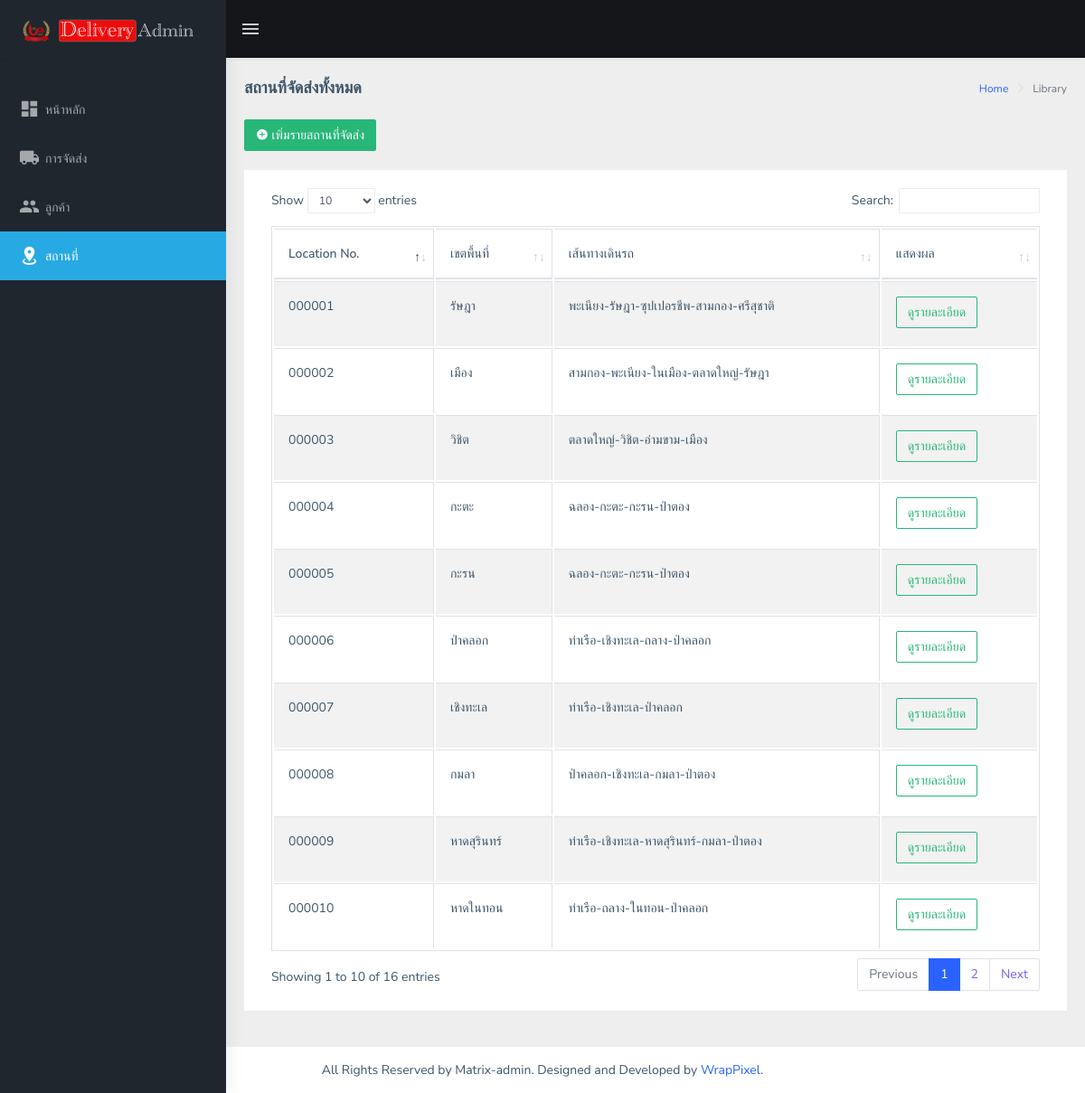
The page /manager/Location/location-report.php on the database its author committed.
### tables this page shows
CREATE TABLE `location` (
  `ID` int(6) UNSIGNED ZEROFILL NOT NULL,
  `Area` varchar(200) DEFAULT NULL,
  `Route` varchar(200) DEFAULT NULL,
  `Other` varchar(200) DEFAULT NULL,
  `CreationDate` timestamp NOT NULL DEFAULT current_timestamp() ON UPDATE current_timestamp()
);

### manager/Location/location-report.php (the view, shortened to what this page needs)
<?php
include('../../dbconnection.php');
?>
<!DOCTYPE html>
<html dir="ltr" lang="en">
<head>
    <link href="../../assets/libs/flot/css/float-chart.css" rel="stylesheet">
    <link href="../../dist/css/style.min.css" rel="stylesheet">
    <link href="../../assets/libs/datatables.net-bs4/css/dataTables.bootstrap4.css" rel="stylesheet">
</head>
<body>
    <div id="main-wrapper">
        <header class="topbar" data-navbarbg="skin5">
            <nav class="navbar top-navbar navbar-expand-md navbar-dark">
                <div class="navbar-header" data-logobg="skin5">
                    <a class="navbar-brand" href="index.html">
                        <b class="logo-icon p-l-10">
                            <img src="../../assets/images/icon.png" alt="homepage" class="light-logo" />
                        </b>
                        <span class="logo-text">
                            <img src="../../assets/images/text.png" alt="homepage" class="light-logo" />
                        </span>
                    </a>
                </div>
                <div class="navbar-collapse collapse" id="navbarSupportedContent" data-navbarbg="skin5">
                    <ul class="navbar-nav float-left mr-auto">
                        <li class="nav-item d-none d-md-block"><a class="nav-link sidebartoggler waves-effect waves-light" href="javascript:void(0)" data-sidebartype="mini-sidebar"><i class="mdi mdi-menu font-24"></i></a></li>
                    </ul>
                </div>
            </nav>
        </header>
        <aside class="left-sidebar" data-sidebarbg="skin5">
            <div class="scroll-sidebar">
                <nav class="sidebar-nav">
                    <ul id="sidebarnav" class="p-t-30">
                        <li class="sidebar-item"> <a class="sidebar-link waves-effect waves-dark sidebar-link" href="../index.php" aria-expanded="false"><i class="mdi mdi-view-dashboard"></i><span class="hide-menu">หน้าหลัก</span></a></li>
                        <li class="sidebar-item"> <a class="sidebar-link waves-effect waves-dark sidebar-link" href="../Delivery/delivery-report.php" aria-expanded="false"><i class="mdi mdi-truck"></i><span class="hide-menu">การจัดส่ง</span></a></li>
                        <li class="sidebar-item"> <a class="sidebar-link waves-effect waves-dark sidebar-link" href="../Customer/customer-report.php" aria-expanded="false"><i class="mdi mdi-account-multiple"></i><span class="hide-menu">ลูกค้า</span></a></li>
                        <li class="sidebar-item"> <a class="sidebar-link waves-effect waves-dark sidebar-link" href="location-report.php" aria-expanded="false"><i class="mdi mdi-map-marker-radius"></i><span class="hide-menu">สถานที่</span></a></li>
                    </ul>
                </nav>
            </div>
        </aside>
        <div class="page-wrapper">
            <div class="page-breadcrumb">
                <div class="row">
                    <div class="col-12 d-flex no-block align-items-center">
                        <h4 class="page-title">สถานที่จัดส่งทั้งหมด</h4>
                        <div class="ml-auto text-right">
                            <nav aria-label="breadcrumb">
                                <ol class="breadcrumb">
                                    <li class="breadcrumb-item"><a href="#">Home</a></li>
                                    <li class="breadcrumb-item active" aria-current="page">Library</li>
                                </ol>
                            </nav>
                        </div>
                    </div>
                </div>
            </div>
            <div class="container-fluid">
                <div class="row">
                    <div class="col-12">
                    <a href="location-add.php"><button type="button" class="btn btn-success"><i class="mdi mdi-plus-circle"></i> เพิ่มรายสถานที่จัดส่ง</button></a><br><br>
                        <div class="card">
                            <div class="card-body">
                                <div class="table-responsive">
                                    <table id="zero_config" class="table table-striped table-bordered">
                                        <thead>
                                            <tr>
                                                <th>Location No.</th>
                                                <th>เขตพื้นที่</th>
                                                <th>เส้นทางเดินรถ</th>
                                                <th>แสดงผล</th>
                                            </tr>
                                        </thead>
                                        <tbody>
                                        <?php
                                    $ret = mysqli_query($con, "select * from location");
                                    $row = mysqli_num_rows($ret);
                                    if ($row > 0) {
                                        while ($row = mysqli_fetch_array($ret)) {
                                    ?>
                                            <tr>
                                                <td><?php echo $row['ID']; ?></td>
                                                <td><?php echo $row['Area']; ?></td>
                                                <td><?php echo $row['Route']; ?></td>
                                                <td><a href="location-detail.php?viewid=<?php echo htmlentities($row['ID']); ?>" class="view" data-toggle="tooltip"><button type="button" class="btn mb-1 btn-flat btn-outline-success">ดูรายละเอียด</button></td>
                                            </tr>
                                            <?php
                                        }
                                    } else { ?>
                                        <tr>
                                            <th style="text-align:center; color:red;" colspan="6">No Record Found</th>
                                        </tr>
                                    <?php } ?>
                                        </tbody>
                                    </table>
                                </div>
                            </div>
                        </div>
                    </div>
                </div>
            </div>
        </div>
        <footer class="footer text-center">
            All Rights Reserved by Matrix-admin. Designed and Developed by <a href="https://wrappixel.com">WrapPixel</a>.
        </footer>
    </div>
</body>
</html>

### rows shown on the page
location: ID "000001", Area "รัษฎา", Route "พะเนียง-รัษฎา-ซุปเปอรชีพ-สามกอง-ศรีสุชาติ"
location: ID "000002", Area "เมือง", Route "สามกอง-พะเนียง-ในเมือง-ตลาดใหญ่-รัษฎา"
location: ID "000003", Area "วิชิต", Route "ตลาดใหญ่-วิชิต-อ่ามขาม-เมือง"
location: ID "000004", Area "กะตะ", Route "ฉลอง-กะตะ-กะรน-ป่าตอง"
location: ID "000005", Area "กะรน", Route "ฉลอง-กะตะ-กะรน-ป่าตอง"
location: ID "000006", Area "ป่าคลอก", Route "ท่าเรือ-เชิงทะเล-ถลาง-ป่าคลอก"
location: ID "000007", Area "เชิงทะเล", Route "ท่าเรือ-เชิงทะเล-ป่าคลอก"
location: ID "000008", Area "กมลา", Route "ป่าคลอก-เชิงทะเล-กมลา-ป่าตอง"
location: ID "000009", Area "หาดสุรินทร์", Route "ท่าเรือ-เชิงทะเล-หาดสุรินทร์-กมลา-ป่าตอง"
location: ID "000010", Area "หาดในทอน", Route "ท่าเรือ-ถลาง-ในทอน-ป่าคลอก"
